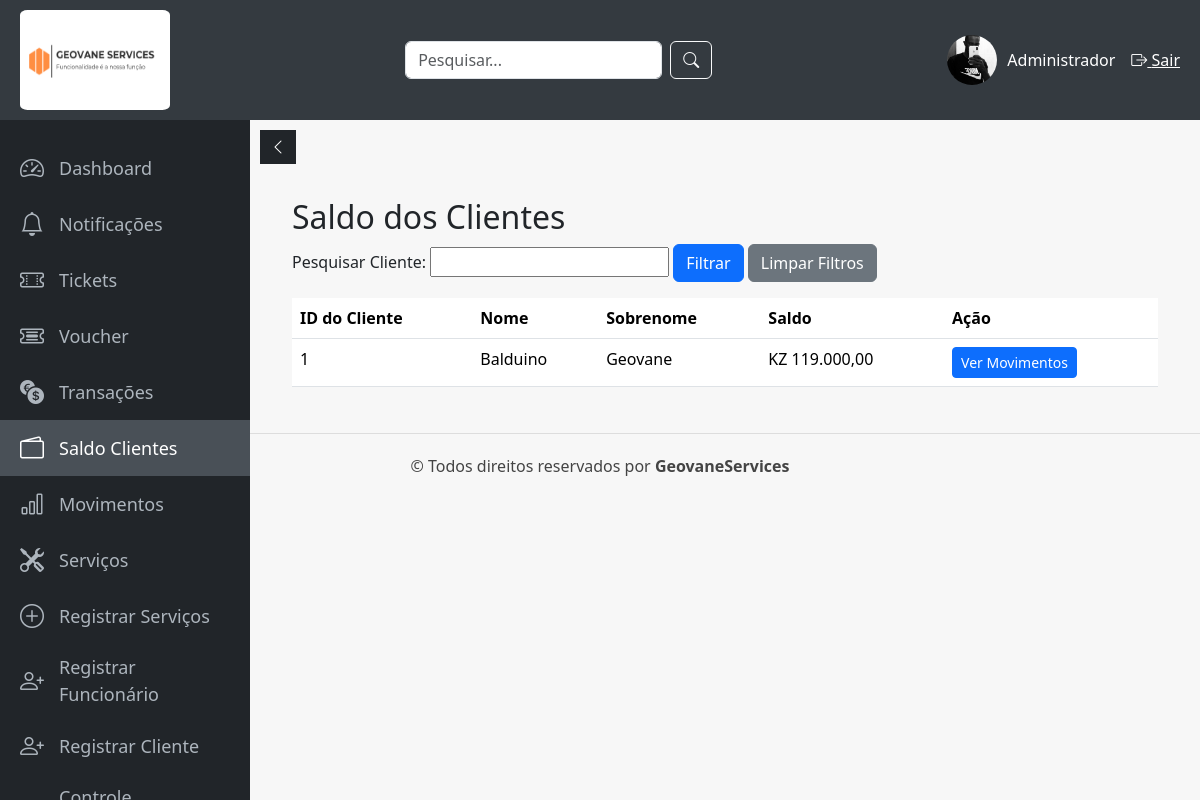
The page /admin/saldo_clientes.php (signed in) on the database its author committed.
### tables this page shows
CREATE TABLE IF NOT EXISTS `funcionario` (
  `id_funcionario` int NOT NULL AUTO_INCREMENT,
  `nome` varchar(100) DEFAULT NULL,
  `sobrenome` varchar(100) DEFAULT NULL,
  `docId` varchar(20) DEFAULT NULL,
  `email` varchar(100) DEFAULT NULL,
  `telefone` varchar(20) DEFAULT NULL,
  `data_nasc` date DEFAULT NULL,
  `sexo` enum('masculino',' feminino') DEFAULT NULL,
  `endereco` varchar(255) DEFAULT NULL,
  `usuario` varchar(50) DEFAULT NULL,
  `senha` varchar(255) DEFAULT NULL,
  `conf_senha` varchar(255) DEFAULT NULL,
  `acesso` enum('funcionario','administrador') DEFAULT NULL,
  `tipo_contrato` varchar(50) NOT NULL,
  `data_contratacao` date NOT NULL,
  `id_cliente` int DEFAULT NULL,
  `imagem_perfil` varchar(255) DEFAULT NULL,
  `data_criacao` timestamp NULL DEFAULT CURRENT_TIMESTAMP,
  `menu_permissions` text,
  PRIMARY KEY (`id_funcionario`),
  KEY `id_cliente` (`id_cliente`)
);

CREATE TABLE IF NOT EXISTS `cliente` (
  `id_cliente` int NOT NULL AUTO_INCREMENT,
  `nome` varchar(100) DEFAULT NULL,
  `sobrenome` varchar(100) DEFAULT NULL,
  `docId` varchar(20) DEFAULT NULL,
  `email` varchar(100) DEFAULT NULL,
  `telefone` varchar(20) DEFAULT NULL,
  `data_nasc` date DEFAULT NULL,
  `sexo` enum('masculino',' feminino') DEFAULT NULL,
  `endereco` varchar(255) DEFAULT NULL,
  `senha` varchar(255) DEFAULT NULL,
  `conf_senha` varchar(255) DEFAULT NULL,
  `imagem_perfil` varchar(255) DEFAULT NULL,
  `id_funcionario` int DEFAULT NULL,
  `saldo` decimal(10,2) NOT NULL DEFAULT '0.00',
  PRIMARY KEY (`id_cliente`),
  KEY `id_funcionario` (`id_funcionario`)
);

### admin/verifyadm.php (called while the page is built, shortened)
<?php
    $nomeUsuario = $_SESSION['usuario'];
?>

### admin/saldo_clientes.php (the view, shortened to what this page needs)
<?php
    require './verifyadm.php';
    require '../conexao.php';
    $id_funcionario = $_SESSION['id_funcionario'];
    $sql = "SELECT imagem_perfil FROM Funcionario WHERE id_funcionario = $id_funcionario";
    $result = $conexao->query($sql);
    $funcionario = $result->fetch_assoc();
    if (isset($_FILES['imagem']) && $_FILES['imagem']['error'] === 0) {
        $imagem    = $_FILES['imagem'];
        $nomeArquivo = time() . '_' . $imagem['name'];
        $destino   = '../upload/imagens_perfil/' . $nomeArquivo;
        if (move_uploaded_file($imagem['tmp_name'], $destino)) {
            $imagemPerfil = $nomeArquivo;
        } else {
            $erro .= "Erro ao mover o arquivo de imagem. ";
            $imagemPerfil = $funcionario['imagem_perfil'];
        }
    } else {
        $imagemPerfil = $funcionario['imagem_perfil'];
    }
    $filtro_nome = isset($_GET['nome']) ? $conexao->real_escape_string($_GET['nome']) : '';
    $sql = "SELECT id_cliente, nome, sobrenome, saldo FROM Cliente";
    $sql .= " ORDER BY nome";
    $result = $conexao->query($sql);
?>
<!DOCTYPE html>
<html lang="pt-br">
<head>
    <link href="https://cdn.jsdelivr.net/npm/bootstrap@5.3.3/dist/css/bootstrap.min.css" rel="stylesheet">
    <link rel="stylesheet" href="https://cdn.jsdelivr.net/npm/bootstrap-icons@1.11.3/font/bootstrap-icons.min.css">
</head>
<body>
 <div class="topbar">
    <div class="logo">
      <img src="../assets/logo.png" alt="Logo">
    </div>
    <div class="search-box">
      <form action="search.php" method="GET" class="d-flex">
        <input type="text" name="query" placeholder="Pesquisar..." class="form-control me-2">
        <button type="submit" class="btn btn-outline-light"><i class="bi bi-search"></i></button>
      </form>
    </div>
    <div class="user-info">
    <a href="perfil.php"><img src="../upload/imagens_perfil/<?php echo $imagemPerfil; ?>" alt="Perfil"></a>
      <span><?php echo $nomeUsuario; ?></span>
      <a href="logout.php" class="ms-3 text-white"><i class="bi bi-box-arrow-right"></i> Sair</a>
    </div>
  </div>
  <div class="sidebar" id="sidebar">
    <a href="dashboard_admin.php" title="Dashboard"><i class="bi bi-speedometer2"></i><span class="menu-text">Dashboard</span></a>
    <a href="enviar_notificacao.php"><i class="bi bi-bell"></i><span class="menu-text">Notificações</span></a>
    <a href="admin_tickets.php"><i class="bi bi-ticket-perforated"></i><span class="menu-text">Tickets</span></a>
    <a href="gerar_voucher.php"><i class="bi bi-ticket-detailed"></i><span class="menu-text">Voucher</span></a>
    <a href="transacoes_admin.php"><i class="bi bi-currency-exchange"></i><span class="menu-text">Transações</span></a>
    <a href="saldo_clientes.php"><i class="bi bi-wallet2"></i><span class="menu-text">Saldo Clientes</span></a>
    <a href="movimentos_cliente.php"><i class="bi bi-bar-chart"></i><span class="menu-text">Movimentos</span></a>
    <a href="exibirServicos.php"><i class="bi bi-tools"></i><span class="menu-text">Serviços</span></a>
    <a href="cadastrarServico.php"><i class="bi bi-plus-circle"></i><span class="menu-text">Registrar Serviços</span></a>
    <a href="registroFun.php"><i class="bi bi-person-plus"></i><span class="menu-text">Registrar Funcionário</span></a>
    <a href="registroCliente.php"><i class="bi bi-person-plus"></i><span class="menu-text">Registrar Cliente</span></a>
    <a href="controlFunci.php"><i class="bi bi-people"></i><span class="menu-text">Controle Funcionário</span></a>
  </div>
  <button class="toggle-btn" id="toggleBtn"><i class="bi bi-chevron-left"></i></button>
    <div class="content">
        <div class="container mt-5">
            <h2>Saldo dos Clientes</h2>
            <form method="GET" class="mb-3">
                <label for="nome">Pesquisar Cliente:</label>
                <input type="text" name="nome" id="nome" value="<?php echo htmlspecialchars($filtro_nome); ?>">
                <button type="submit" class="btn btn-primary">Filtrar</button>
                <a href="saldo_clientes.php" class="btn btn-secondary">Limpar Filtros</a>
            </form>
            <table class="table table-striked">
                <thead>
                    <tr>
                        <th>ID do Cliente</th>
                        <th>Nome</th>
                        <th>Sobrenome</th>
                        <th>Saldo</th>
                        <th>Ação</th>
                    </tr>
                </thead>
                <tbody>
                    <?php while($cliente = $result->fetch_assoc()): ?>
                    <tr>
                        <td><?php echo $cliente['id_cliente']; ?></td>
                        <td><?php echo $cliente['nome']; ?></td>
                        <td><?php echo $cliente['sobrenome']; ?></td>
                        <td>KZ <?php echo number_format($cliente['saldo'], 2, ',', '.'); ?></td>
                        <td>
                            <a href="movimentos_cliente.php?id=<?php echo $cliente['id_cliente']; ?>" class="btn btn-sm btn-primary">Ver Movimentos</a>
                        </td>
                    </tr>
                    <?php endwhile; ?>
                </tbody>
            </table>
        </div>
    </div>
    <div class="cop">
         <p class="copy">© Todos direitos reservados por <b>GeovaneServices</b></p>
    </div>
</body>
</html>

### admin/saldo_clientes.php (style rules this page uses)
body { font-family: 'Segoe UI', Tahoma, Geneva, Verdana, sans-serif; background-color: #f7f7f7; margin: 0; padding: 0; }
.topbar { display: flex; justify-content: space-between; align-items: center; background: #343a40; color: #fff; padding: 10px 20px; position: fixed; top: 0; width: 100%; z-index: 1100; height: 120px; }
.topbar .logo img { width: 150px; height: 100px; border-radius: 5%; }
.topbar .user-info { display: flex; align-items: center; }
.topbar .user-info img { width: 50px; height: 50px; border-radius: 50%; object-fit: cover; margin-right: 10px; }
.sidebar { width: 250px; background: #212529; position: fixed; top: 120px; bottom: 0; left: 0; padding: 20px 0; transition: width 0.3s; overflow-x: hidden; z-index: 1050; }
.sidebar a { display: flex; align-items: center; color: #adb5bd; padding: 10px 20px; text-decoration: none; font-size: 18px; transition: background 0.3s, color 0.3s; }
.sidebar a.active, .sidebar a:hover { background: #495057; color: #fff; }
.sidebar a i { font-size: 1.5rem; margin-right: 15px; transition: margin 0.3s; }
.content { margin-top: 50px; margin-left: 250px; padding: 100px 30px 30px; transition: margin-left 0.3s; }
.toggle-btn { position: fixed; top: 130px; left: 260px; z-index: 1200; background: #212529; color: #fff; border: none; padding: 5px 10px; cursor: pointer; transition: left 0.3s; }
.cop { color: #444; text-align: center; padding: 20px; width: 100%; border-top: solid 1px #ddd; }

### rows shown on the page
funcionario: imagem_perfil (picture)
cliente: id_cliente "1", nome "Balduino", sobrenome "Geovane", saldo "119.000,00"

### other values the page prints
$nomeUsuario "Administrador"
